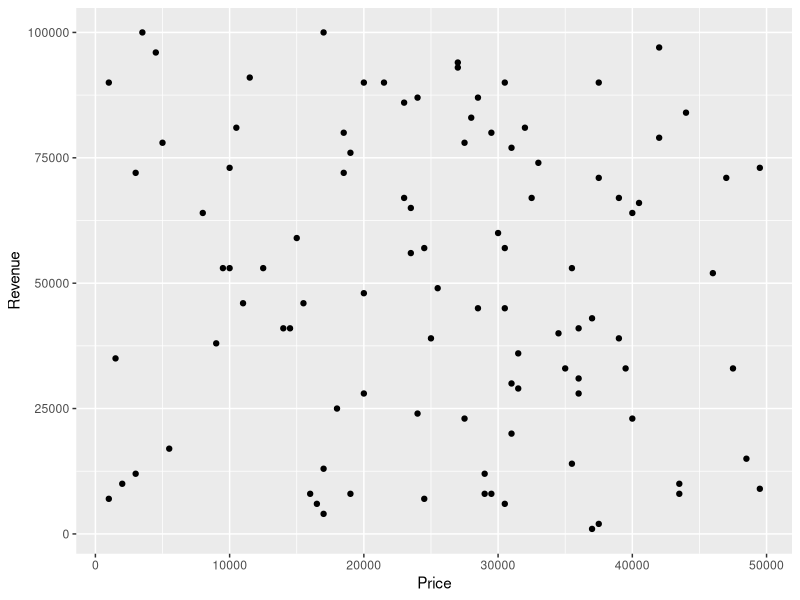
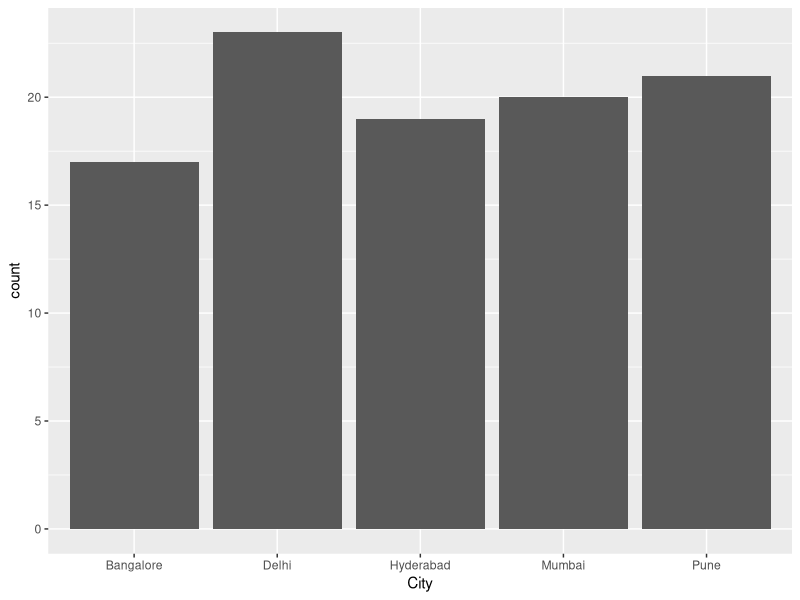
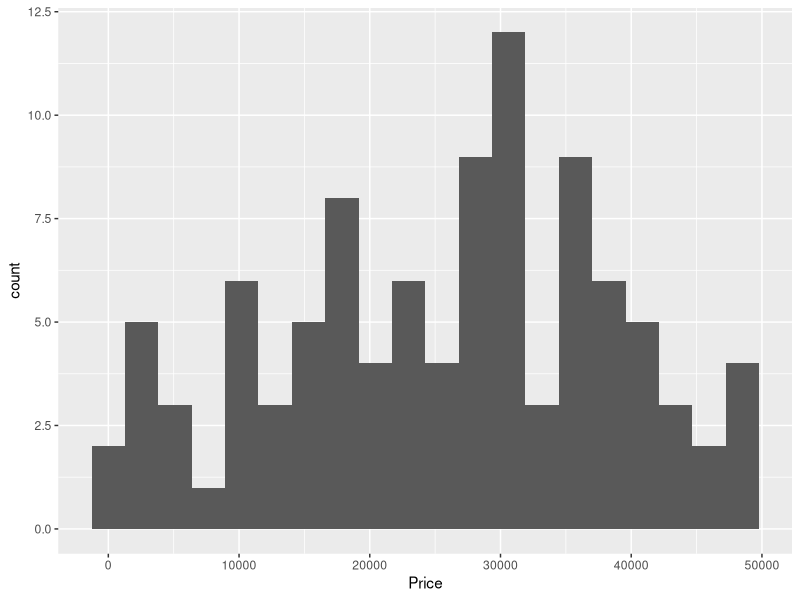
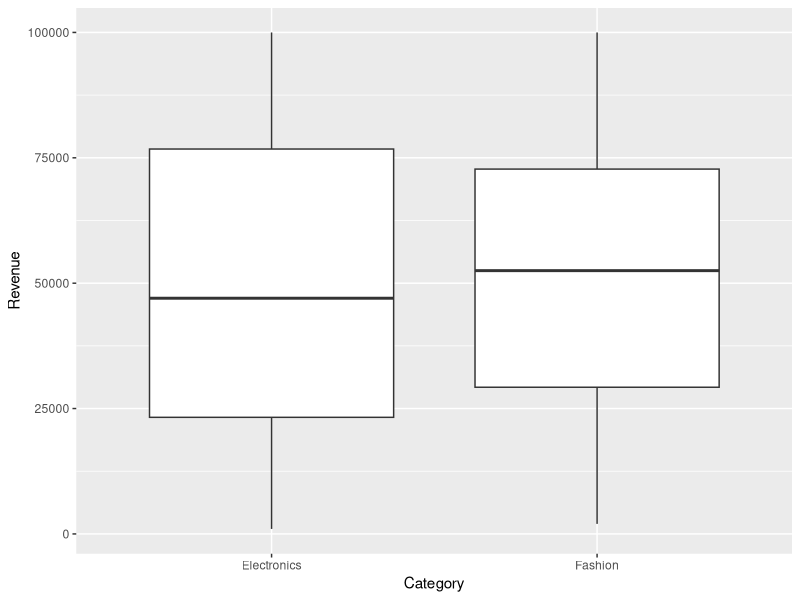
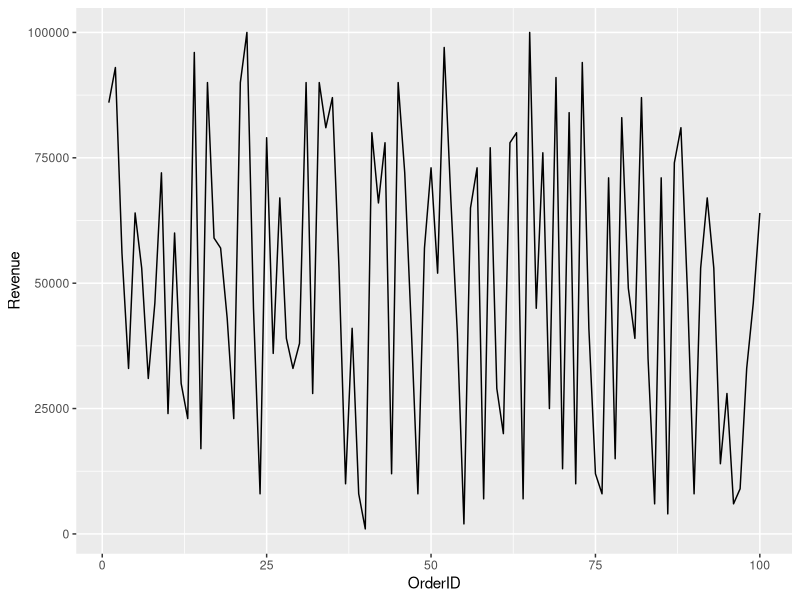
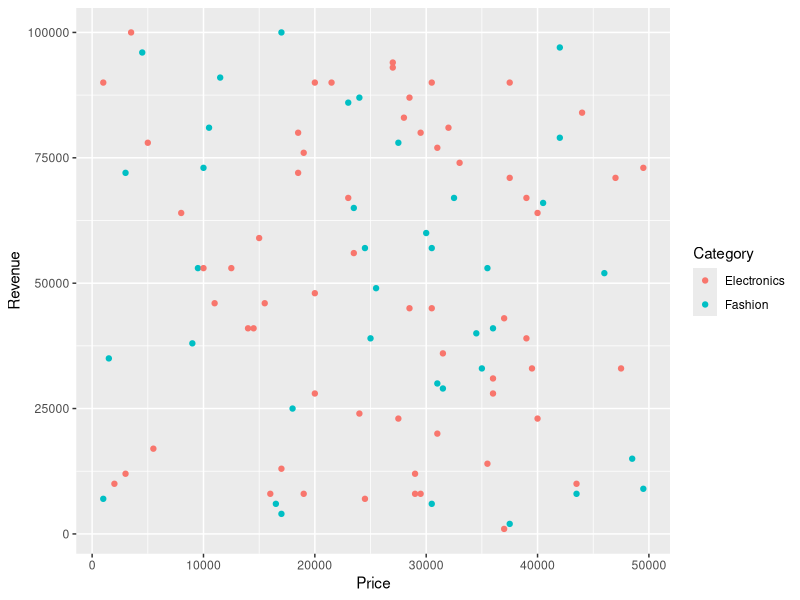
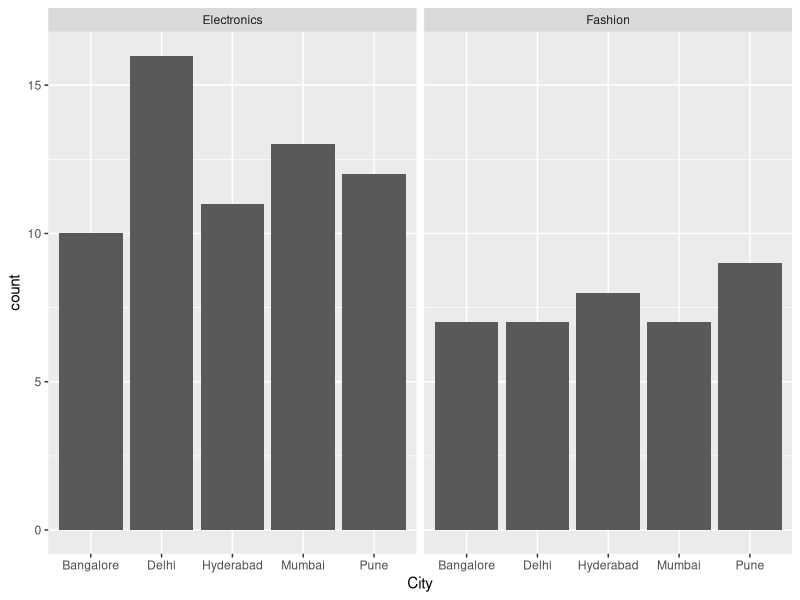
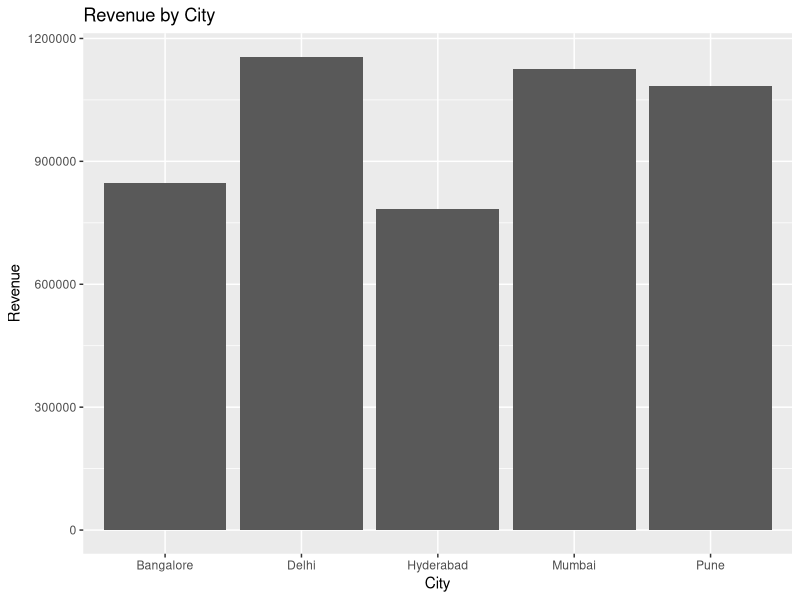

Reproduce these figures in R, in order.
# ================= Assignment 5 =================
# Data Visualization with ggplot2 in R

# Load ggplot2
# install.packages("ggplot2") # run once
library(ggplot2)

# Example dataset (you can replace with your own sales_data)
set.seed(123)
sales_data <- data.frame(
  OrderID = 1:100,
  City = sample(c("Pune","Mumbai","Delhi","Bangalore","Hyderabad"),100,replace=TRUE),
  Product = sample(c("Laptop","Mobile","Tablet","Shoes","Watch"),100,replace=TRUE),
  Category = sample(c("Electronics","Fashion"),100,replace=TRUE),
  Quantity = sample(1:10,100,replace=TRUE),
  Price = sample(seq(500,50000,500),100,replace=TRUE),
  Revenue = sample(seq(1000,100000,1000),100,replace=TRUE),
  Profit = sample(seq(500,50000,500),100,replace=TRUE)
)

# ---------------- Basic Charts ----------------
# Scatter Plot: Price vs Revenue
ggplot(sales_data, aes(x=Price, y=Revenue)) + geom_point()

# Bar Chart: Count of orders by City
ggplot(sales_data, aes(x=City)) + geom_bar()

# Histogram: Distribution of Price
ggplot(sales_data, aes(x=Price)) + geom_histogram(bins=20)

# Box Plot: Revenue by Category
ggplot(sales_data, aes(x=Category, y=Revenue)) + geom_boxplot()

# Line Chart: Revenue trend by OrderID
ggplot(sales_data, aes(x=OrderID, y=Revenue)) + geom_line()

# ---------------- Advanced Visualizations ----------------
# Colored Scatter Plot
ggplot(sales_data, aes(x=Price, y=Revenue, color=Category)) + geom_point()

# Faceted Chart: Bar chart split by Category
ggplot(sales_data, aes(x=City)) + geom_bar() + facet_wrap(~Category)

# Customized Chart: Revenue by City
ggplot(sales_data, aes(x=City, y=Revenue)) +
  geom_bar(stat="identity") +
  labs(title="Revenue by City", x="City", y="Revenue")

# ---------------- Real-Life Problems ----------------
# Problem 1: Revenue by City
city_rev <- aggregate(Revenue ~ City, sales_data, sum)
ggplot(city_rev, aes(x=City, y=Revenue)) + geom_bar(stat="identity")

# Problem 2: Product Sales Distribution
ggplot(sales_data, aes(x=Product)) + geom_bar()

# Problem 3: Revenue vs Price Relationship
ggplot(sales_data, aes(x=Price, y=Revenue)) + geom_point()

# Problem 4: Revenue Distribution
ggplot(sales_data, aes(x=Revenue)) + geom_histogram(bins=30)

# Problem 5: Profit by Category
ggplot(sales_data, aes(x=Category, y=Profit)) + geom_boxplot()

# Problem 6: Product Revenue
product_rev <- aggregate(Revenue ~ Product, sales_data, sum)
ggplot(product_rev, aes(x=Product, y=Revenue)) + geom_bar(stat="identity")

# Problem 7: Quantity Distribution
ggplot(sales_data, aes(x=Quantity)) + geom_histogram()

# Problem 8: Revenue Trend
ggplot(sales_data, aes(x=OrderID, y=Revenue)) + geom_line()

# Problem 9: Category Comparison
ggplot(sales_data, aes(x=Category)) + geom_bar()
